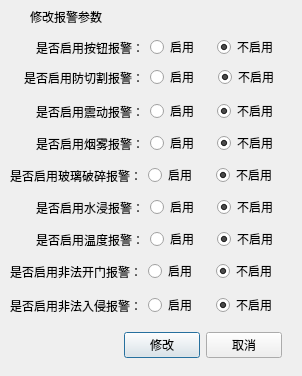
<?xml version="1.0" encoding="UTF-8"?>
<ui version="4.0">
 <class>frmEditAlarmPara</class>
 <widget class="QDialog" name="frmEditAlarmPara">
  <property name="geometry">
   <rect>
    <x>0</x>
    <y>0</y>
    <width>302</width>
    <height>376</height>
   </rect>
  </property>
  <property name="windowTitle">
   <string>修改报警参数</string>
  </property>
  <layout class="QGridLayout" name="gridLayout">
   <property name="leftMargin">
    <number>0</number>
   </property>
   <property name="topMargin">
    <number>0</number>
   </property>
   <property name="rightMargin">
    <number>0</number>
   </property>
   <property name="bottomMargin">
    <number>0</number>
   </property>
   <property name="spacing">
    <number>0</number>
   </property>
   <item row="0" column="0">
    <widget class="QWidget" name="widget_title" native="true">
     <property name="sizePolicy">
      <sizepolicy hsizetype="Preferred" vsizetype="Fixed">
       <horstretch>0</horstretch>
       <verstretch>0</verstretch>
      </sizepolicy>
     </property>
     <property name="minimumSize">
      <size>
       <width>100</width>
       <height>33</height>
      </size>
     </property>
     <layout class="QHBoxLayout" name="horizontalLayout_2">
      <property name="spacing">
       <number>0</number>
      </property>
      <property name="leftMargin">
       <number>0</number>
      </property>
      <property name="topMargin">
       <number>0</number>
      </property>
      <property name="rightMargin">
       <number>0</number>
      </property>
      <property name="bottomMargin">
       <number>0</number>
      </property>
      <item>
       <widget class="QLabel" name="lab_Ico">
        <property name="sizePolicy">
         <sizepolicy hsizetype="Minimum" vsizetype="Preferred">
          <horstretch>0</horstretch>
          <verstretch>0</verstretch>
         </sizepolicy>
        </property>
        <property name="minimumSize">
         <size>
          <width>30</width>
          <height>0</height>
         </size>
        </property>
        <property name="text">
         <string/>
        </property>
        <property name="alignment">
         <set>Qt::AlignCenter</set>
        </property>
       </widget>
      </item>
      <item>
       <widget class="QLabel" name="lab_Title">
        <property name="sizePolicy">
         <sizepolicy hsizetype="Expanding" vsizetype="Preferred">
          <horstretch>0</horstretch>
          <verstretch>0</verstretch>
         </sizepolicy>
        </property>
        <property name="styleSheet">
         <string notr="true">font: 10pt &quot;微软雅黑&quot;;</string>
        </property>
        <property name="text">
         <string>修改报警参数</string>
        </property>
        <property name="alignment">
         <set>Qt::AlignLeading|Qt::AlignLeft|Qt::AlignVCenter</set>
        </property>
       </widget>
      </item>
      <item>
       <widget class="QWidget" name="widget_menu" native="true">
        <property name="sizePolicy">
         <sizepolicy hsizetype="Minimum" vsizetype="Preferred">
          <horstretch>0</horstretch>
          <verstretch>0</verstretch>
         </sizepolicy>
        </property>
        <layout class="QHBoxLayout" name="horizontalLayout">
         <property name="spacing">
          <number>0</number>
         </property>
         <property name="leftMargin">
          <number>0</number>
         </property>
         <property name="topMargin">
          <number>0</number>
         </property>
         <property name="rightMargin">
          <number>0</number>
         </property>
         <property name="bottomMargin">
          <number>0</number>
         </property>
         <item>
          <widget class="QPushButton" name="btnMenu">
           <property name="enabled">
            <bool>false</bool>
           </property>
           <property name="sizePolicy">
            <sizepolicy hsizetype="Minimum" vsizetype="Expanding">
             <horstretch>0</horstretch>
             <verstretch>0</verstretch>
            </sizepolicy>
           </property>
           <property name="minimumSize">
            <size>
             <width>31</width>
             <height>0</height>
            </size>
           </property>
           <property name="cursor">
            <cursorShape>ArrowCursor</cursorShape>
           </property>
           <property name="focusPolicy">
            <enum>Qt::NoFocus</enum>
           </property>
           <property name="toolTip">
            <string/>
           </property>
           <property name="text">
            <string/>
           </property>
           <property name="flat">
            <bool>true</bool>
           </property>
          </widget>
         </item>
         <item>
          <widget class="QPushButton" name="btnMenu_Max">
           <property name="enabled">
            <bool>false</bool>
           </property>
           <property name="sizePolicy">
            <sizepolicy hsizetype="Minimum" vsizetype="Expanding">
             <horstretch>0</horstretch>
             <verstretch>0</verstretch>
            </sizepolicy>
           </property>
           <property name="minimumSize">
            <size>
             <width>31</width>
             <height>0</height>
            </size>
           </property>
           <property name="cursor">
            <cursorShape>ArrowCursor</cursorShape>
           </property>
           <property name="focusPolicy">
            <enum>Qt::NoFocus</enum>
           </property>
           <property name="toolTip">
            <string/>
           </property>
           <property name="text">
            <string/>
           </property>
           <property name="flat">
            <bool>true</bool>
           </property>
          </widget>
         </item>
         <item>
          <widget class="QPushButton" name="btnMenu_Min">
           <property name="sizePolicy">
            <sizepolicy hsizetype="Minimum" vsizetype="Expanding">
             <horstretch>0</horstretch>
             <verstretch>0</verstretch>
            </sizepolicy>
           </property>
           <property name="minimumSize">
            <size>
             <width>31</width>
             <height>0</height>
            </size>
           </property>
           <property name="cursor">
            <cursorShape>ArrowCursor</cursorShape>
           </property>
           <property name="focusPolicy">
            <enum>Qt::NoFocus</enum>
           </property>
           <property name="toolTip">
            <string>最小化</string>
           </property>
           <property name="text">
            <string/>
           </property>
           <property name="flat">
            <bool>true</bool>
           </property>
          </widget>
         </item>
         <item>
          <widget class="QPushButton" name="btnMenu_Close">
           <property name="sizePolicy">
            <sizepolicy hsizetype="Minimum" vsizetype="Expanding">
             <horstretch>0</horstretch>
             <verstretch>0</verstretch>
            </sizepolicy>
           </property>
           <property name="minimumSize">
            <size>
             <width>40</width>
             <height>0</height>
            </size>
           </property>
           <property name="cursor">
            <cursorShape>ArrowCursor</cursorShape>
           </property>
           <property name="focusPolicy">
            <enum>Qt::NoFocus</enum>
           </property>
           <property name="toolTip">
            <string>关闭</string>
           </property>
           <property name="text">
            <string/>
           </property>
           <property name="flat">
            <bool>true</bool>
           </property>
          </widget>
         </item>
        </layout>
       </widget>
      </item>
     </layout>
    </widget>
   </item>
   <item row="1" column="0">
    <widget class="QWidget" name="widget_main" native="true">
     <property name="styleSheet">
      <string notr="true">font: 10pt &quot;微软雅黑&quot;;</string>
     </property>
     <widget class="QWidget" name="layoutWidget_4">
      <property name="geometry">
       <rect>
        <x>124</x>
        <y>298</y>
        <width>158</width>
        <height>29</height>
       </rect>
      </property>
      <layout class="QHBoxLayout" name="horizontalLayout_5">
       <item>
        <widget class="QPushButton" name="btnEdit">
         <property name="text">
          <string>修改</string>
         </property>
         <property name="icon">
          <iconset resource="rc.qrc">
           <normaloff>:/image/add.png</normaloff>:/image/add.png</iconset>
         </property>
        </widget>
       </item>
       <item>
        <widget class="QPushButton" name="btnCancel">
         <property name="text">
          <string>取消</string>
         </property>
         <property name="icon">
          <iconset resource="rc.qrc">
           <normaloff>:/image/btn_close.png</normaloff>:/image/btn_close.png</iconset>
         </property>
        </widget>
       </item>
      </layout>
     </widget>
     <widget class="QWidget" name="layoutWidget">
      <property name="geometry">
       <rect>
        <x>36</x>
        <y>194</y>
        <width>242</width>
        <height>25</height>
       </rect>
      </property>
      <layout class="QHBoxLayout" name="horizontalLayout_17">
       <item>
        <widget class="QLabel" name="label_17">
         <property name="text">
          <string>是否启用温度报警：</string>
         </property>
         <property name="alignment">
          <set>Qt::AlignRight|Qt::AlignTrailing|Qt::AlignVCenter</set>
         </property>
        </widget>
       </item>
       <item>
        <widget class="QRadioButton" name="rbTempEnable">
         <property name="text">
          <string>启用</string>
         </property>
        </widget>
       </item>
       <item>
        <widget class="QRadioButton" name="rbTempDisable">
         <property name="text">
          <string>不启用</string>
         </property>
         <property name="checked">
          <bool>true</bool>
         </property>
        </widget>
       </item>
      </layout>
     </widget>
     <widget class="QWidget" name="layoutWidget">
      <property name="geometry">
       <rect>
        <x>36</x>
        <y>162</y>
        <width>242</width>
        <height>25</height>
       </rect>
      </property>
      <layout class="QHBoxLayout" name="horizontalLayout_15">
       <item>
        <widget class="QLabel" name="label_16">
         <property name="text">
          <string>是否启用水浸报警：</string>
         </property>
         <property name="alignment">
          <set>Qt::AlignRight|Qt::AlignTrailing|Qt::AlignVCenter</set>
         </property>
        </widget>
       </item>
       <item>
        <widget class="QRadioButton" name="rbShuiQinEnable">
         <property name="text">
          <string>启用</string>
         </property>
        </widget>
       </item>
       <item>
        <widget class="QRadioButton" name="rbShuiQinDisable">
         <property name="text">
          <string>不启用</string>
         </property>
         <property name="checked">
          <bool>true</bool>
         </property>
        </widget>
       </item>
      </layout>
     </widget>
     <widget class="QWidget" name="layoutWidget">
      <property name="geometry">
       <rect>
        <x>10</x>
        <y>130</y>
        <width>268</width>
        <height>25</height>
       </rect>
      </property>
      <layout class="QHBoxLayout" name="horizontalLayout_13">
       <item>
        <widget class="QLabel" name="label_15">
         <property name="text">
          <string>是否启用玻璃破碎报警：</string>
         </property>
         <property name="alignment">
          <set>Qt::AlignRight|Qt::AlignTrailing|Qt::AlignVCenter</set>
         </property>
        </widget>
       </item>
       <item>
        <widget class="QRadioButton" name="rbBoLiEnable">
         <property name="text">
          <string>启用</string>
         </property>
        </widget>
       </item>
       <item>
        <widget class="QRadioButton" name="rbBoLiDisable">
         <property name="text">
          <string>不启用</string>
         </property>
         <property name="checked">
          <bool>true</bool>
         </property>
        </widget>
       </item>
      </layout>
     </widget>
     <widget class="QWidget" name="layoutWidget">
      <property name="geometry">
       <rect>
        <x>36</x>
        <y>98</y>
        <width>242</width>
        <height>25</height>
       </rect>
      </property>
      <layout class="QHBoxLayout" name="horizontalLayout_11">
       <item>
        <widget class="QLabel" name="label_14">
         <property name="text">
          <string>是否启用烟雾报警：</string>
         </property>
         <property name="alignment">
          <set>Qt::AlignRight|Qt::AlignTrailing|Qt::AlignVCenter</set>
         </property>
        </widget>
       </item>
       <item>
        <widget class="QRadioButton" name="rbYanWuEnable">
         <property name="text">
          <string>启用</string>
         </property>
        </widget>
       </item>
       <item>
        <widget class="QRadioButton" name="rbYanWuDisable">
         <property name="text">
          <string>不启用</string>
         </property>
         <property name="checked">
          <bool>true</bool>
         </property>
        </widget>
       </item>
      </layout>
     </widget>
     <widget class="QWidget" name="layoutWidget">
      <property name="geometry">
       <rect>
        <x>36</x>
        <y>66</y>
        <width>242</width>
        <height>25</height>
       </rect>
      </property>
      <layout class="QHBoxLayout" name="horizontalLayout_9">
       <item>
        <widget class="QLabel" name="label_13">
         <property name="text">
          <string>是否启用震动报警：</string>
         </property>
         <property name="alignment">
          <set>Qt::AlignRight|Qt::AlignTrailing|Qt::AlignVCenter</set>
         </property>
        </widget>
       </item>
       <item>
        <widget class="QRadioButton" name="rbZhenDongEnable">
         <property name="text">
          <string>启用</string>
         </property>
        </widget>
       </item>
       <item>
        <widget class="QRadioButton" name="rbZhenDongDisable">
         <property name="text">
          <string>不启用</string>
         </property>
         <property name="checked">
          <bool>true</bool>
         </property>
        </widget>
       </item>
      </layout>
     </widget>
     <widget class="QWidget" name="layoutWidget">
      <property name="geometry">
       <rect>
        <x>24</x>
        <y>32</y>
        <width>255</width>
        <height>25</height>
       </rect>
      </property>
      <layout class="QHBoxLayout" name="horizontalLayout_7">
       <item>
        <widget class="QLabel" name="label_12">
         <property name="text">
          <string>是否启用防切割报警：</string>
         </property>
         <property name="alignment">
          <set>Qt::AlignRight|Qt::AlignTrailing|Qt::AlignVCenter</set>
         </property>
        </widget>
       </item>
       <item>
        <widget class="QRadioButton" name="rbFangQieEnable">
         <property name="text">
          <string>启用</string>
         </property>
        </widget>
       </item>
       <item>
        <widget class="QRadioButton" name="rbFangQieDisable">
         <property name="text">
          <string>不启用</string>
         </property>
         <property name="checked">
          <bool>true</bool>
         </property>
        </widget>
       </item>
      </layout>
     </widget>
     <widget class="QWidget" name="layoutWidget">
      <property name="geometry">
       <rect>
        <x>36</x>
        <y>2</y>
        <width>242</width>
        <height>25</height>
       </rect>
      </property>
      <layout class="QHBoxLayout" name="horizontalLayout_4">
       <item>
        <widget class="QLabel" name="label_11">
         <property name="text">
          <string>是否启用按钮报警：</string>
         </property>
         <property name="alignment">
          <set>Qt::AlignRight|Qt::AlignTrailing|Qt::AlignVCenter</set>
         </property>
        </widget>
       </item>
       <item>
        <widget class="QRadioButton" name="rbBtnEnable">
         <property name="text">
          <string>启用</string>
         </property>
        </widget>
       </item>
       <item>
        <widget class="QRadioButton" name="rbBtnDisable">
         <property name="text">
          <string>不启用</string>
         </property>
         <property name="checked">
          <bool>true</bool>
         </property>
        </widget>
       </item>
      </layout>
     </widget>
     <widget class="QWidget" name="layoutWidget_2">
      <property name="geometry">
       <rect>
        <x>10</x>
        <y>226</y>
        <width>268</width>
        <height>25</height>
       </rect>
      </property>
      <layout class="QHBoxLayout" name="horizontalLayout_18">
       <item>
        <widget class="QLabel" name="label_18">
         <property name="text">
          <string>是否启用非法开门报警：</string>
         </property>
         <property name="alignment">
          <set>Qt::AlignRight|Qt::AlignTrailing|Qt::AlignVCenter</set>
         </property>
        </widget>
       </item>
       <item>
        <widget class="QRadioButton" name="rbIllegalOpenDoorEnable">
         <property name="text">
          <string>启用</string>
         </property>
        </widget>
       </item>
       <item>
        <widget class="QRadioButton" name="rbIllegalOpenDoorDisable">
         <property name="text">
          <string>不启用</string>
         </property>
         <property name="checked">
          <bool>true</bool>
         </property>
        </widget>
       </item>
      </layout>
     </widget>
     <widget class="QWidget" name="layoutWidget_3">
      <property name="geometry">
       <rect>
        <x>10</x>
        <y>260</y>
        <width>268</width>
        <height>25</height>
       </rect>
      </property>
      <layout class="QHBoxLayout" name="horizontalLayout_19">
       <item>
        <widget class="QLabel" name="label_19">
         <property name="text">
          <string>是否启用非法入侵报警：</string>
         </property>
         <property name="alignment">
          <set>Qt::AlignRight|Qt::AlignTrailing|Qt::AlignVCenter</set>
         </property>
        </widget>
       </item>
       <item>
        <widget class="QRadioButton" name="rbIllegalInEnable">
         <property name="text">
          <string>启用</string>
         </property>
        </widget>
       </item>
       <item>
        <widget class="QRadioButton" name="rbIllegalInDisable">
         <property name="text">
          <string>不启用</string>
         </property>
         <property name="checked">
          <bool>true</bool>
         </property>
        </widget>
       </item>
      </layout>
     </widget>
    </widget>
   </item>
  </layout>
 </widget>
 <resources>
  <include location="rc.qrc"/>
 </resources>
 <connections/>
</ui>
